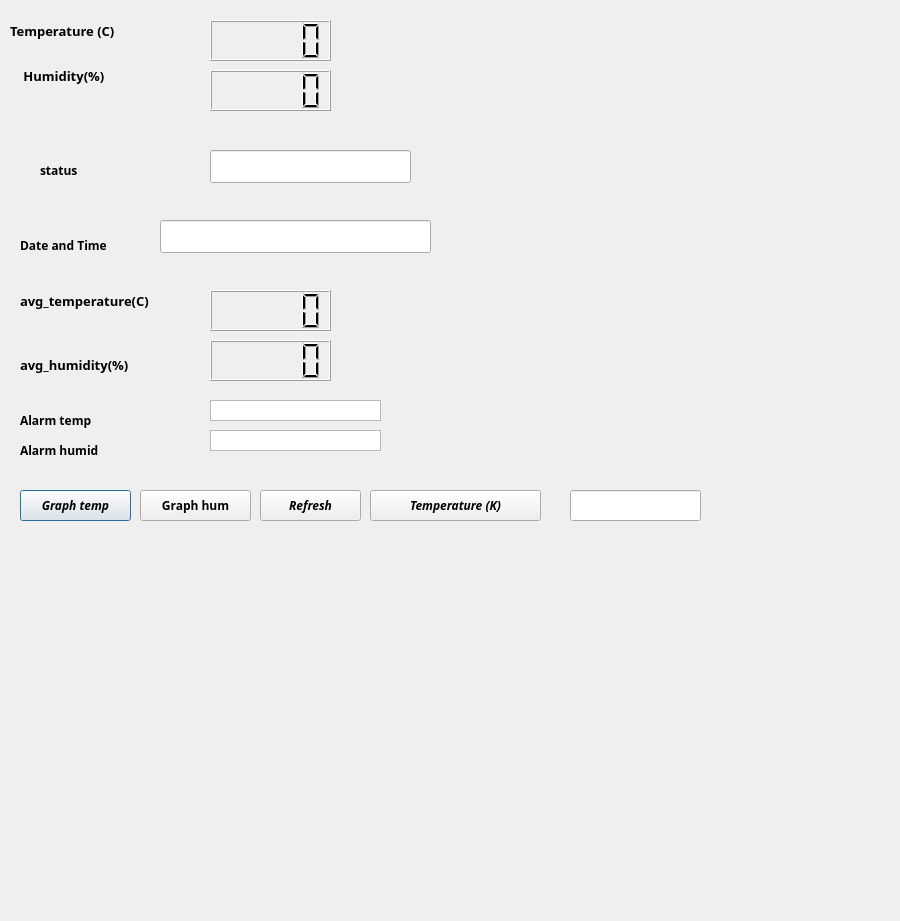
<?xml version="1.0" encoding="UTF-8"?>
<ui version="4.0">
 <class>Dialog</class>
 <widget class="QDialog" name="Dialog">
  <property name="windowModality">
   <enum>Qt::NonModal</enum>
  </property>
  <property name="geometry">
   <rect>
    <x>0</x>
    <y>0</y>
    <width>900</width>
    <height>921</height>
   </rect>
  </property>
  <property name="font">
   <font>
    <family>Sans Serif</family>
    <weight>75</weight>
    <bold>true</bold>
   </font>
  </property>
  <property name="cursor">
   <cursorShape>OpenHandCursor</cursorShape>
  </property>
  <property name="mouseTracking">
   <bool>true</bool>
  </property>
  <property name="windowTitle">
   <string>Dialog</string>
  </property>
  <property name="modal">
   <bool>false</bool>
  </property>
  <widget class="QLabel" name="label_3">
   <property name="geometry">
    <rect>
     <x>40</x>
     <y>160</y>
     <width>61</width>
     <height>21</height>
    </rect>
   </property>
   <property name="font">
    <font>
     <weight>75</weight>
     <bold>true</bold>
    </font>
   </property>
   <property name="mouseTracking">
    <bool>true</bool>
   </property>
   <property name="text">
    <string>status</string>
   </property>
  </widget>
  <widget class="QLabel" name="label_4">
   <property name="geometry">
    <rect>
     <x>20</x>
     <y>220</y>
     <width>131</width>
     <height>51</height>
    </rect>
   </property>
   <property name="text">
    <string>Date and Time</string>
   </property>
  </widget>
  <widget class="QLCDNumber" name="lcdNumber">
   <property name="geometry">
    <rect>
     <x>210</x>
     <y>20</y>
     <width>121</width>
     <height>41</height>
    </rect>
   </property>
  </widget>
  <widget class="QLCDNumber" name="lcdNumber_2">
   <property name="geometry">
    <rect>
     <x>210</x>
     <y>70</y>
     <width>121</width>
     <height>41</height>
    </rect>
   </property>
  </widget>
  <widget class="QLabel" name="label_5">
   <property name="geometry">
    <rect>
     <x>10</x>
     <y>10</y>
     <width>151</width>
     <height>41</height>
    </rect>
   </property>
   <property name="font">
    <font>
     <pointsize>10</pointsize>
     <weight>75</weight>
     <bold>true</bold>
    </font>
   </property>
   <property name="mouseTracking">
    <bool>true</bool>
   </property>
   <property name="text">
    <string>Temperature (C)</string>
   </property>
  </widget>
  <widget class="QLabel" name="label_2">
   <property name="geometry">
    <rect>
     <x>20</x>
     <y>60</y>
     <width>111</width>
     <height>31</height>
    </rect>
   </property>
   <property name="font">
    <font>
     <pointsize>10</pointsize>
     <weight>75</weight>
     <bold>true</bold>
    </font>
   </property>
   <property name="mouseTracking">
    <bool>true</bool>
   </property>
   <property name="text">
    <string> Humidity(%)</string>
   </property>
  </widget>
  <widget class="QLabel" name="label_7">
   <property name="geometry">
    <rect>
     <x>20</x>
     <y>280</y>
     <width>151</width>
     <height>41</height>
    </rect>
   </property>
   <property name="font">
    <font>
     <pointsize>10</pointsize>
     <weight>75</weight>
     <bold>true</bold>
    </font>
   </property>
   <property name="mouseTracking">
    <bool>true</bool>
   </property>
   <property name="text">
    <string>avg_temperature(C)</string>
   </property>
  </widget>
  <widget class="QLCDNumber" name="lcdNumber_3">
   <property name="geometry">
    <rect>
     <x>210</x>
     <y>290</y>
     <width>121</width>
     <height>41</height>
    </rect>
   </property>
  </widget>
  <widget class="QLabel" name="label_8">
   <property name="geometry">
    <rect>
     <x>20</x>
     <y>350</y>
     <width>131</width>
     <height>31</height>
    </rect>
   </property>
   <property name="font">
    <font>
     <pointsize>10</pointsize>
     <weight>75</weight>
     <bold>true</bold>
    </font>
   </property>
   <property name="mouseTracking">
    <bool>true</bool>
   </property>
   <property name="text">
    <string>avg_humidity(%)</string>
   </property>
   <property name="textFormat">
    <enum>Qt::RichText</enum>
   </property>
  </widget>
  <widget class="QLCDNumber" name="lcdNumber_4">
   <property name="geometry">
    <rect>
     <x>210</x>
     <y>340</y>
     <width>121</width>
     <height>41</height>
    </rect>
   </property>
  </widget>
  <widget class="QLineEdit" name="lineEdit">
   <property name="geometry">
    <rect>
     <x>210</x>
     <y>150</y>
     <width>201</width>
     <height>33</height>
    </rect>
   </property>
   <property name="readOnly">
    <bool>true</bool>
   </property>
  </widget>
  <widget class="QLineEdit" name="lineEdit_2">
   <property name="geometry">
    <rect>
     <x>160</x>
     <y>220</y>
     <width>271</width>
     <height>33</height>
    </rect>
   </property>
   <property name="readOnly">
    <bool>true</bool>
   </property>
  </widget>
  <widget class="QGraphicsView" name="graphicsView">
   <property name="geometry">
    <rect>
     <x>210</x>
     <y>400</y>
     <width>171</width>
     <height>21</height>
    </rect>
   </property>
  </widget>
  <widget class="QLabel" name="label">
   <property name="geometry">
    <rect>
     <x>20</x>
     <y>410</y>
     <width>101</width>
     <height>21</height>
    </rect>
   </property>
   <property name="mouseTracking">
    <bool>true</bool>
   </property>
   <property name="text">
    <string>Alarm temp</string>
   </property>
  </widget>
  <widget class="QLabel" name="label_6">
   <property name="geometry">
    <rect>
     <x>20</x>
     <y>440</y>
     <width>111</width>
     <height>21</height>
    </rect>
   </property>
   <property name="text">
    <string>Alarm humid</string>
   </property>
  </widget>
  <widget class="QGraphicsView" name="graphicsView_2">
   <property name="geometry">
    <rect>
     <x>210</x>
     <y>430</y>
     <width>171</width>
     <height>21</height>
    </rect>
   </property>
  </widget>
  <widget class="QPushButton" name="pushButton">
   <property name="geometry">
    <rect>
     <x>20</x>
     <y>490</y>
     <width>111</width>
     <height>31</height>
    </rect>
   </property>
   <property name="font">
    <font>
     <weight>75</weight>
     <italic>true</italic>
     <bold>true</bold>
    </font>
   </property>
   <property name="text">
    <string>Graph temp</string>
   </property>
  </widget>
  <widget class="QPushButton" name="pushButton_2">
   <property name="geometry">
    <rect>
     <x>260</x>
     <y>490</y>
     <width>101</width>
     <height>31</height>
    </rect>
   </property>
   <property name="font">
    <font>
     <weight>75</weight>
     <italic>true</italic>
     <bold>true</bold>
    </font>
   </property>
   <property name="text">
    <string>Refresh</string>
   </property>
  </widget>
  <widget class="QPushButton" name="pushButton_4">
   <property name="geometry">
    <rect>
     <x>140</x>
     <y>490</y>
     <width>111</width>
     <height>31</height>
    </rect>
   </property>
   <property name="text">
    <string>Graph hum</string>
   </property>
  </widget>
  <widget class="QPushButton" name="pushButton_3">
   <property name="geometry">
    <rect>
     <x>370</x>
     <y>490</y>
     <width>171</width>
     <height>31</height>
    </rect>
   </property>
   <property name="font">
    <font>
     <weight>75</weight>
     <italic>true</italic>
     <bold>true</bold>
    </font>
   </property>
   <property name="mouseTracking">
    <bool>true</bool>
   </property>
   <property name="text">
    <string>Temperature (K)</string>
   </property>
  </widget>
  <widget class="QLineEdit" name="lineEdit_3">
   <property name="geometry">
    <rect>
     <x>570</x>
     <y>490</y>
     <width>131</width>
     <height>31</height>
    </rect>
   </property>
   <property name="font">
    <font>
     <weight>50</weight>
     <bold>false</bold>
    </font>
   </property>
   <property name="readOnly">
    <bool>true</bool>
   </property>
  </widget>
 </widget>
 <resources/>
 <connections/>
</ui>
